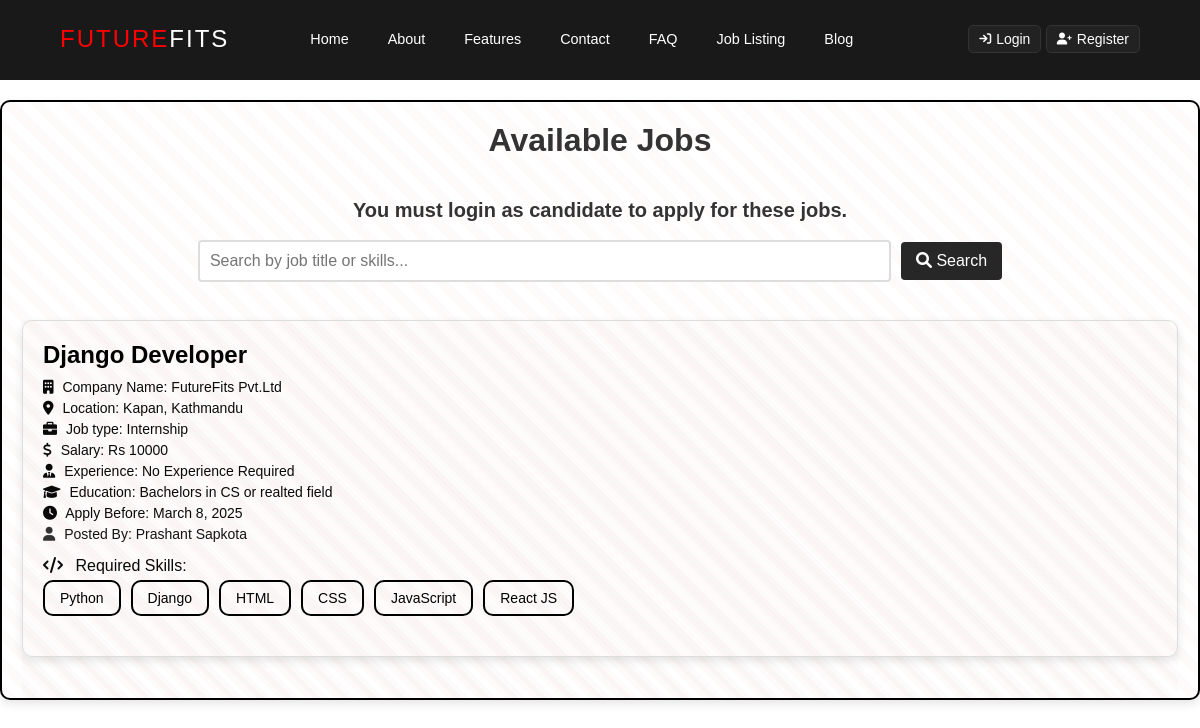
The page /job-listing on the database as committed earlier.
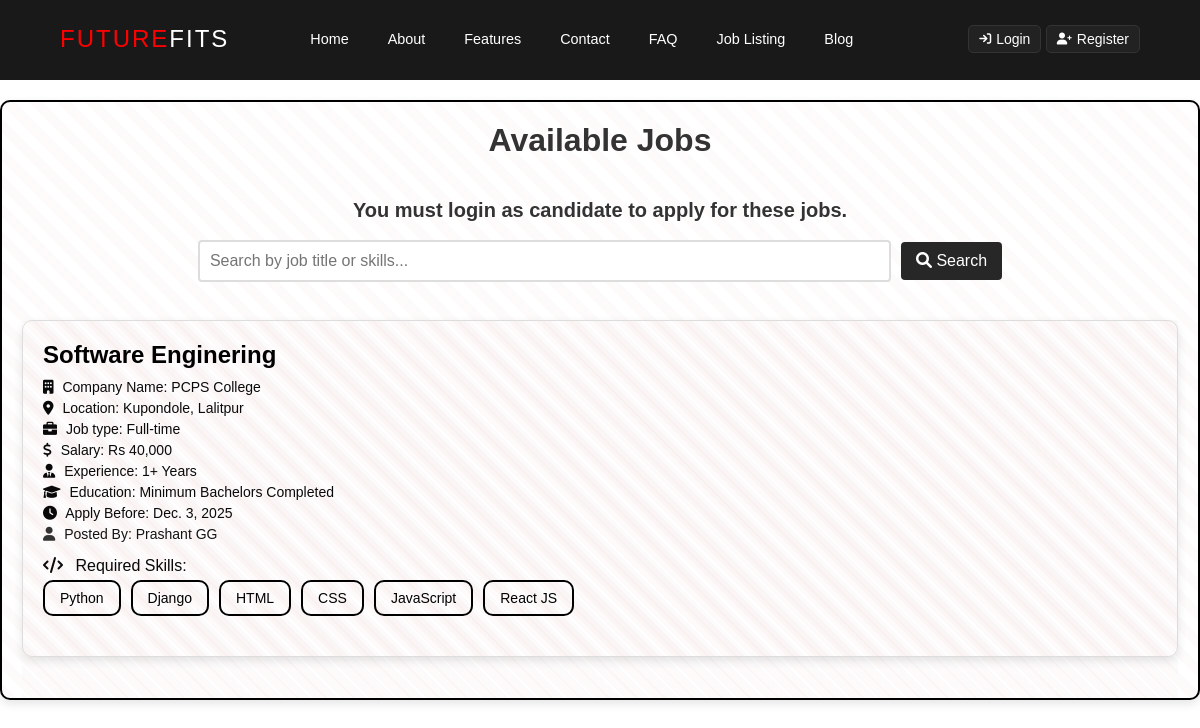
The same page on the database as committed later.
### JRS/models.py (models this page shows, shortened)
class Job(models.Model):
    JOB_TYPES = (
        ('Full-time', 'Full-time'),
        ('Part-time', 'Part-time'),
        ('Internship', 'Internship'),
        ('Contract', 'Contract'),
        ('Freelance', 'Freelance'),
    )
    title = models.CharField(max_length=255)
    description = models.TextField()
    company = models.CharField(max_length=255)
    location = models.CharField(max_length=255)
    job_type = models.CharField(max_length=50, choices=JOB_TYPES)
    salary = models.CharField(max_length=255)
    experience = models.CharField(max_length=255)
    skills = models.CharField(max_length=255)
    education = models.CharField(max_length=255)
    deadline = models.DateField()
    posted_by = models.ForeignKey('HR', on_delete=models.CASCADE)
    created_at = models.DateTimeField(auto_now_add=True)
    updated_at = models.DateTimeField(auto_now=True)
    def skill_list(self):
        return [skill.strip() for skill in self.skills.split(',')] if self.skills else []

class HR(models.Model):
    user = models.OneToOneField(User, on_delete=models.CASCADE)
    username = models.CharField(max_length=100, default='Default User Name')
    first_name = models.CharField(max_length=100, default='Default HR First Name')
    last_name = models.CharField(max_length=100, default='Default HR Last Name')
    email = models.EmailField(unique=True, default='default@email.com')
    profile_picture = models.ImageField(upload_to='profile_pics/', default='default_profile.png')
    def __str__(self):
        return self.first_name + " " + self.last_name

### JRS/views.py (the view)
# urls.py: path('job-listing', views.job_listing, name='job_listing'),
def job_listing(request):
    search_query = request.GET.get('search', '')
    if search_query:
        jobs = Job.objects.filter(
            title__icontains=search_query
        ) | Job.objects.filter(
            skills__icontains=search_query
        )
    else:
        jobs = Job.objects.all()
    return render(request, 'JRS/job_listing.html', {'jobs': jobs})

### JRS/templates/JRS/job_listing.html (shortened to what this page needs)
{% extends "JRS/base.html" %}
{% load static %}
{% block inlinecss %}
<link href="{% static 'JRS/css/job_listing.css' %}" rel="stylesheet">
{% endblock inlinecss %}
{% block main %}
<div class="job-list-container">
    <h1 class="text-center">Available Jobs</h1>
    <p style="text-align: center; font-size: 20px; color: #333333; font-weight: 600;">
        You must login as candidate to apply for these jobs.
    </p>
    <br>
    <div class="search-bar">
        <form method="GET" action="{% url 'JRS:job_listing' %}">
            <input type="text" name="search" placeholder="Search by job title or skills..." value="{{ request.GET.search }}">
            <button type="submit"><i class="fa-solid fa-search"></i> Search</button>
        </form>
    </div>
    <br>
    {% if jobs %}
    <div class="job-list">
        {% for job in jobs %}
            <div class="job-card">
                <h3 class="job-title">{{ job.title }}</h3>
                <p class="company-name"><i class="fa-solid fa-building"></i> Company Name: {{ job.company }}</p>
                <p class="job-location"><i class="fa-solid fa-map-marker-alt"></i> Location: {{ job.location }}</p>
                <p class="job-type"><i class="fa-solid fa-briefcase"></i> Job type: {{ job.job_type | capfirst }}</p>
                <p class="salary"><i class="fa-solid fa-dollar-sign"></i> Salary: {{ job.salary }}</p>
                <p class="experience"><i class="fa-solid fa-user-tie"></i> Experience: {{ job.experience }}</p>
                <p class="education"><i class="fa-solid fa-graduation-cap"></i> Education: {{ job.education }}</p>
                <p class="deadline"><i class="fa-solid fa-clock"></i> Apply Before: {{ job.deadline }}</p>
                <p class="posted-by"><i class="fa-solid fa-user"></i> Posted By: {{ job.posted_by }}</p>
                <div class="skills">
                    <i class="fa-solid fa-code"></i> Required Skills:
                    <ul class="skill-list">
                        {% for skill in job.skill_list %}
                            <li>{{ skill }}</li>
                        {% empty %}
                            <li>No skills listed</li>
                        {% endfor %}
                    </ul>
                </div>
            </div>
        {% endfor %}
    </div>
    {% else %}
        <p class="no-jobs">No jobs available at the moment.</p>
    {% endif %}
</div>
{% endblock main %}

### JRS/templates/JRS/base.html (shortened to what this page needs)
<!DOCTYPE html>
<html lang="en">
<head>
    {% block inlinecss %}{% endblock inlinecss %}
    <link href="https://cdnjs.cloudflare.com/ajax/libs/font-awesome/6.0.0-beta3/css/all.min.css" rel="stylesheet">
    {% load static %}
</head>
<body>
    {% block navbar %}
    <header>
      <nav>
        <div class="logo">Future<span>Fits</span></div>
        <ul class="nav-links" id="nav-links">
          <li><a href='{% url "JRS:startpage" %}'>Home</a></li>
          <li><a href="{% url "JRS:aboutpage" %}">About</a></li>
          <li><a href="{% url "JRS:featurepage" %}">Features</a></li>
          <li><a href="{% url "JRS:contactpage" %}">Contact</a></li>
          <li><a href="{% url "JRS:faqpage" %}">FAQ</a></li>
          <li><a href="{% url "JRS:job_listing" %}">Job Listing</a></li>
          <li><a href="{% url "JRS:blogpage" %}">Blog</a></li>
  <ul class="login-register">
    <li class="dropdown">
      <a href="" class="dropbtn" style="background-color: #222; color: white; font-size: 14px; padding: 5px 10px; border: 1px solid #333; border-radius: 5px; text-decoration: none; display: flex; align-items: center; gap: 5px;">
        <i class="fa fa-sign-in" style="font-size: 12px;"></i> Login
      </a>
    </li>
    <li class="dropdown">
      <a href="" class="dropbtn" style="background-color: #222; color: white; font-size: 14px; padding: 5px 10px; border: 1px solid #333; border-radius: 5px; text-decoration: none; display: flex; align-items: center; gap: 5px;">
        <i class="fa fa-user-plus" style="font-size: 12px;"></i> Register
      </a>
    </li>
  </ul>
</ul>
      </nav>
    </header>
    {% endblock navbar %}
    {% block main %}
    {% endblock main %}
</body>
</html>

### JRS/static/JRS/CSS/job_listing.css (style rules this page uses)
:root { --primary-color: #ff5733; --secondary-color: #8e44ad; --accent-color: #f1c40f; --text-color: #333; --background-color: rgba(255, 255, 255, 0.85); --scrollbar-bg: rgba(0, 0, 0, 0.1); --font-family: "Poppins", sans-serif; }
* { margin: 0; padding: 0; box-sizing: border-box; }
html { overflow-x: hidden; }
body { font-family: var(--font-family); background: #fff; color: var(--text-color); }
header { position: fixed; top: 0; left: 0; right: 0; z-index: 1000; background: rgb(0, 0, 0, 0.9); border-bottom: 2px solid transparent; }
nav { max-width: 1200px; margin: 0 auto; display: flex; align-items: center; padding: 10px 5%; }
.logo { color: red; font-size: 1.5em; text-transform: uppercase; letter-spacing: 2px; z-index: 1100; margin-right: 5%; }
.logo span { color: #fff; }
.nav-links { list-style: none; display: flex; align-items: center; flex-grow: 1; }
.nav-links li { margin-left: 20px; }
.nav-links .login-register { margin-left: auto; }
.nav-links .login-register li { margin-left: 0; }
.nav-links a { color: #fff; text-decoration: none; font-size: 0.9em; transition: color 0.3s ease; padding: 10px 15px; border-radius: 5px; }
.nav-links { position: fixed; background: rgba(0, 0, 0, 0.95); height: 100vh; width: 100%; flex-direction: column; align-items: center; justify-content: center; top: 0; transform: translateX(-100%); transition: transform 0.3s ease, opacity 0.3s ease; z-index: 1000; opacity: 0; pointer-events: none; }
.nav-links { list-style: none; display: flex; }
.nav-links li { position: relative; }
.nav-links .dropdown { display: inline-block; }
.nav-links li { margin: 15px 0; }
.nav-links a { font-size: 1em; }
body { font-family: 'Arial', sans-serif; background-color: #ffffff; color: #080808; margin: 0; padding: 0; }
.posted-by { color: #141313; font-size: 14px; margin: 5px 0; }
.posted-by i { color: #333333; margin-right: 5px; }
.job-list-container { max-width: 1450px; max-height: 600px; margin: 0 auto; padding: 20px; border: 2px solid #000000; border-radius: 10px; background: repeating-linear-gradient( 45deg, rgba(223, 6, 6, 0.02), rgba(94, 19, 19, 0.02) 10px, transparent 10px, transparent 20px ); box-shadow: 0px 4px 10px rgba(0, 0, 0, 0.1); margin-top: 100px; overflow-y: scroll; }
.search-bar { text-align: center; margin-bottom: 20px; border: 20%; }
.search-bar input { padding: 10px; width: 60%; font-size: 16px; border: 2px solid #ddd; border-radius: 4px; }
.search-bar button { padding: 10px 15px; margin-left: 5px; font-size: 16px; background-color: #282727; color: white; border: none; border-radius: 4px; cursor: pointer; }
h1 { color: #333333; font-size: 32px; font-weight: 700; margin-bottom: 40px; text-align: center; }
.job-list { display: flex; flex-direction: column; gap: 30px; background: repeating-linear-gradient( 45deg, rgba(223, 6, 6, 0.02), rgba(94, 19, 19, 0.02) 10px, transparent 10px, transparent 20px ); }
.job-card { background: repeating-linear-gradient( 45deg, rgba(223, 6, 6, 0.02), rgba(94, 19, 19, 0.02) 10px, transparent 10px, transparent 20px ); border: 1px solid #ddd; border-radius: 10px; padding: 20px; box-shadow: 0px 4px 10px rgba(0, 0, 0, 0.1); transition: all 0.3s ease; margin-bottom: 20px; }
.job-title { color: #000000; font-size: 24px; font-weight: bold; margin-bottom: 10px; }
.company-name, .job-location, .job-type, .salary, .experience, .education, .deadline { color: #0a0a0a; font-size: 14px; margin: 5px 0; }
.company-name i, .job-location i, .job-type i, .salary i, .experience i, .education i, .deadline i { color: #090909; margin-right: 5px; }
.skills { margin-top: 15px; margin-bottom: 15px; }
.skills i { color: #0a0a0a; margin-right: 8px; }
.skill-list { list-style-type: none; padding-left: 0; color: #555555; display: flex; flex-wrap: wrap; gap: 10px; }
.skill-list li { display: inline-block; padding: 8px 15px; margin: 5px 0; border: 2px solid #000000; border-radius: 10px; background-color: transparent; color: #000000; font-size: 14px; cursor: pointer; transition: all 0.3s ease; }
@media screen and (min-width: 1101px) { .nav-links { display: flex; position: relative; height: auto; width: auto; flex-direction: row; background: transparent; justify-content: flex-end; align-items: center; top: 0; transform: none; opacity: 1; pointer-events: auto; transition: none; } }
@media screen and (min-width: 1101px) { .nav-links li { margin-left: 15px; } }
@media screen and (min-width: 1101px) { .nav-links a { padding: 8px 12px; font-size: 0.9em; } }

Rows that differ between the two databases and show on the page:
removed Job: title "Django Developer", company "FutureFits Pvt.Ltd", location "Kapan, Kathmandu", job_type "Internship", salary "Rs 10000", experience "No Experience Required", education "Bachelors in CS or realted field", deadline "March 8, 2025", posted_by "Prashant Sapkota", skill_list "Python" "Django" "HTML" "CSS" "JavaScript" "React JS"
added Job: title "Software Enginering", company "PCPS College", location "Kupondole, Lalitpur", job_type "Full-time", salary "Rs 40,000", experience "1+ Years", education "Minimum Bachelors Completed", deadline "Dec. 3, 2025", posted_by "Prashant GG", skill_list "Python" "Django" "HTML" "CSS" "JavaScript" "React JS"
